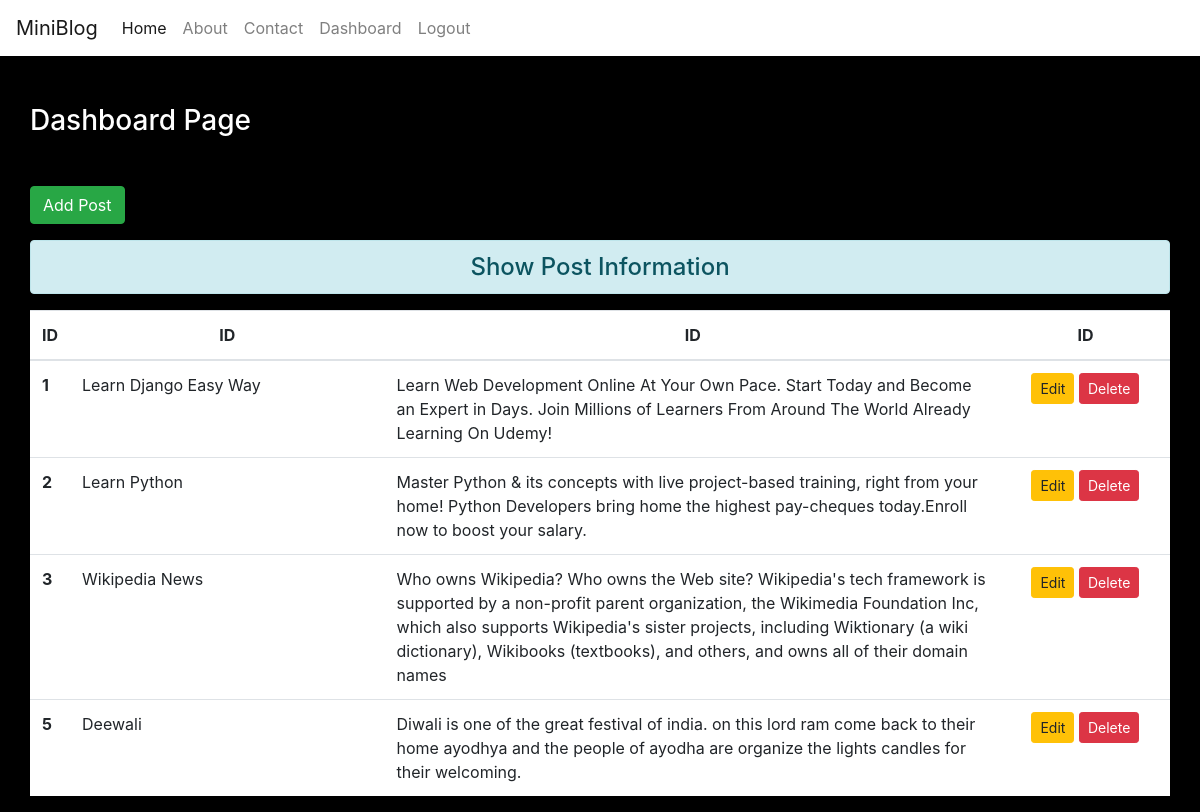
The page /dashboard/ (signed in) on the database its author committed.
### blog/models.py (models this page shows)
class Post(models.Model):
    title = models.CharField(max_length=150)
    desc = models.TextField()

### blog/views.py (the view)
# urls.py: path('dashboard/',views.dashboard, name='dashboard'),
def dashboard(request):
    if request.user.is_authenticated:
        posts = Post.objects.all()
        return render(request, 'blog/dashboard.html',{'posts':posts})
    else:
        return HttpResponseRedirect('/login/')

### blog/templates/blog/dashboard.html (shortened to what this page needs)
{% extends 'blog/base.html' %}
{% load static%}
{%block content%}
<div classs="col-sm-10">
    <h3 class="text-white my-5">Dashboard Page</h3>
    <a href="{%url 'addpost'%}" class="btn btn-success">Add Post</a>
    <h4 class="text-center alert alert-info mt-3">Show Post Information</h4>
    {%if posts%}
    <table class="table table-hover bg-white">
        <thead>
        <tr class="text-center">
            <th scope="col" style="width:2%">ID</th>
            <th scope="col" style="width:28%">ID</th>
            <th scope="col" style="width:55%">ID</th>
            <th scope="col" style="width:15%">ID</th>
        </tr>
        </thead>
        <tbody>
        {%for post in posts%}
        <tr>
            <th scope="row">{{post.id}}</th>
            <td>{{post.title}}</td>
            <td>{{post.desc}}</td>
            <td class="text-center">
                <a href="{%url 'updatepost' post.id%}" class="btn btn-warning btn-sm">Edit</a>
                <form action="{%url 'deletepost' post.id%}" method="post" class="d-inline">
                    <input type="submit" class="btn btn-danger btn-sm" value="Delete">
                </form>
            </td>
        </tr>
        {%endfor%}
        </tbody>
    </table>
    {%else%}
    <h4 class="text-center alert alert-warning">No Records</h4>
    {% endif %}
</div>
</div>
{%endblock content%}

### blog/templates/blog/base.html (shortened to what this page needs)
<!DOCTYPE html>
{% load static%}
<html lang="en">
<head>
    <link rel="stylesheet" href="{% static 'blog/css/bootstrap.css'%}">
    <link rel="stylesheet" href="{% static 'blog/css/style.css'%}">
</head>
<div>
    {% include 'blog/navbar.html'%}
</div>
<div class="container">
    <div class="row">
        {% block content %}
        {% endblock content %}
    </div>
</body>
</html>

### blog/templates/blog/navbar.html (shortened to what this page needs)
<nav class="navbar navbar-expand-lg navbar-light bg-white">
  <a class="navbar-brand" href="#">MiniBlog</a>
  <div class="collapse navbar-collapse" id="navbarNav">
    <ul class="navbar-nav">
      <li class="nav-item active">
        <a class="nav-link" href="/">Home <span class="sr-only">(current)</span></a>
      </li>
      <li class="nav-item">
        <a class="nav-link" href="{% url 'about' %}">About</a>
      </li>
      <li class="nav-item">
        <a class="nav-link" href="{% url 'contact' %}">Contact</a>
      </li>
      {% if request.user.is_authenticated %}
      <li class="nav-item">
        <a class="nav-link" href="{% url 'dashboard' %}">Dashboard</a>
      </li>
      <li class="nav-item">
        <a class="nav-link" href="{% url 'logout' %}">Logout</a>
      </li>
      {%endif%}
    </ul>
  </div>
</nav>

### rows shown on the page
Post: id "1", title "Learn Django Easy Way", desc "Learn Web Development Online At Your Own Pace. Start Today and Become an Expert in Days. Join Millions of Learners From Around The World Already Learning On Udemy!"
Post: id "2", title "Learn Python", desc "Master Python & its concepts with live project-based training, right from your home! Python Developers bring home the highest pay-cheques today.Enroll now to boost your salary."
Post: id "3", title "Wikipedia News", desc "Who owns Wikipedia? Who owns the Web site? Wikipedia's tech framework is supported by a non-profit parent organization, the Wikimedia Foundation Inc, which also supports Wikipedia's sister projects, including Wiktionary (a wiki dictionary), Wikibooks (textbooks), and others, and owns all of their domain names"
Post: id "5", title "Deewali", desc "Diwali is one of the great festival of india. on this lord ram come back to their home ayodhya and the people of ayodha are organize the lights candles for their welcoming."
